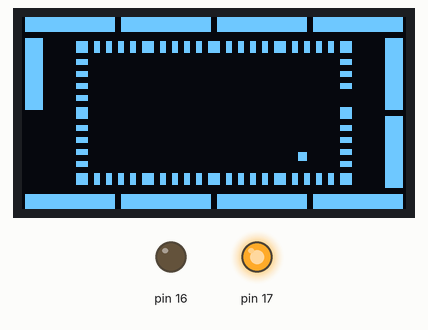
Simulated run of this sketch. Board: Arduino Uno, built with avr-gcc and run on an emulated ATmega328P. Shown: 128×64 one-colour display, output pins drawn as LEDs (lit = HIGH). The local clock reads 2024-03-15 10:24:30 at power-on unless the sketch sets it; what the sketch prints to the serial monitor is not drawn.

Above: at 0.1 s.
At 4.1 s:
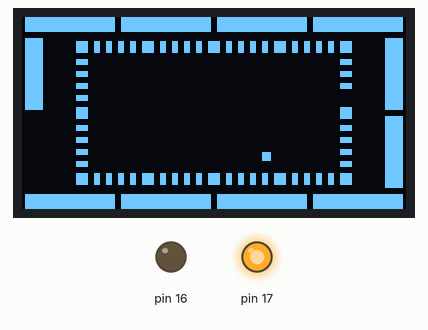
At 9.1 s:
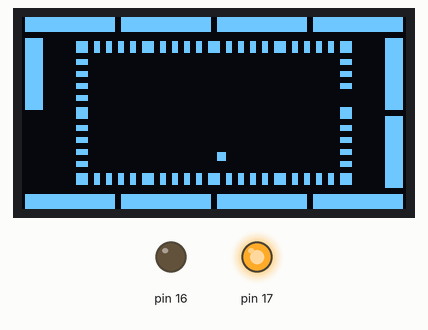
At 19.1 s:
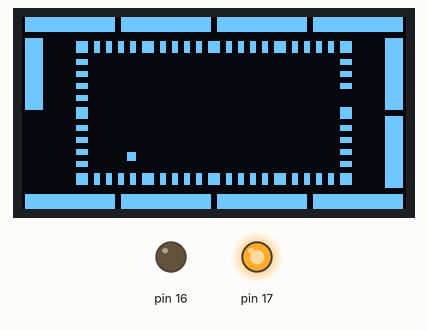
At 28.1 s:
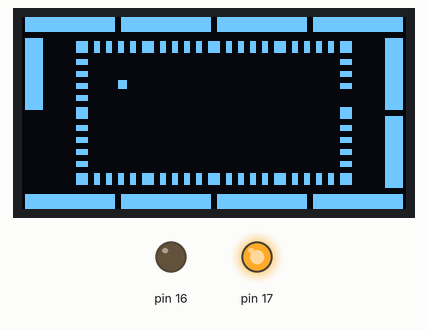
At 38.1 s:
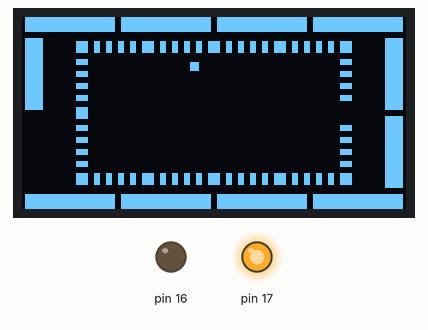

Measured:
- what the display in image 0 shows lasts 1.0 s, from 0.1 s to 1.1 s

The sketch:

OLED_Stylized_Clock.ino
```cpp
// (licence header left out)
#include <Wire.h>
#include <Adafruit_GFX.h>
#include <Adafruit_SSD1306.h>
#include <RTClib.h>

//! OLED display wired per tutorial.
#define OLED_DC 11
#define OLED_CS 12
#define OLED_CLK 10
#define OLED_MOSI 9
#define OLED_RESET 13
Adafruit_SSD1306 display(OLED_MOSI, OLED_CLK, OLED_DC, OLED_RESET, OLED_CS);

//! Real time clock.
RTC_DS1307 RTC;

//! Rectangles for clock display.
extern prog_uint8_t hour_rects[12][4];
extern prog_uint8_t minute_rects[60][4];
extern prog_uint8_t second_rects[60][4];

//! Store the last reading for conditional rendering of changed rectangles.
uint8_t last_hour = 0;
uint8_t last_minute = 0;
uint8_t last_second = 0;

//! Initialize the sketch.
void setup() {
  // Initialize the serial connection for debugging.
  Serial.begin(9600);
  Serial.println(F("Serial initialized"));

  // Initialize the real time clock.
  pinMode(16, OUTPUT);
  digitalWrite(16, LOW);
  pinMode(17, OUTPUT);
  digitalWrite(17, HIGH);
  Wire.begin();
  RTC.begin();

  if (! RTC.isrunning()) {
    Serial.println(F("RTC is NOT running, starting"));
    RTC.adjust(DateTime(__DATE__, __TIME__));
  } else {
    Serial.println(F("RTC is running"));
  }

  // Initialize the OLED.
  display.begin(SSD1306_SWITCHCAPVCC);
  Serial.println(F("OLED initialized"));

  // Clear the display and draw hour/minute clock rectangles.
  display.clearDisplay();
  fill_all_rectangles(hour_rects, 12);
  fill_all_rectangles(minute_rects, 60);
  display.display();
  Serial.println(F("Clock rendered"));
}

//! Main execution loop.
void loop() {
  long start_time = millis();

  // Read the current time.
  DateTime now = RTC.now();
  uint8_t current_hour = now.hour() < 12 ? now.hour() : now.hour() - 12;
  uint8_t current_minute = now.minute();
  uint8_t current_second = now.second();
  boolean dirtyFlag = false;

  // If hours have changed, fill the rectangle for the old hour value and erase the rectangle for the new hour value.
  if (current_hour != last_hour) {
    fill_rect(hour_rects, last_hour, WHITE);
    fill_rect(hour_rects, current_hour, BLACK);
    last_hour = current_hour;
    dirtyFlag = true;
  }

  // If minutes have changed, fill the rectangle for the old minute value and erase the rectangle for the new minute value.
  if (current_minute != last_minute) {
    fill_rect(minute_rects, last_minute, WHITE);
    fill_rect(minute_rects, current_minute, BLACK);
    last_minute = current_minute;
    dirtyFlag = true;
  }

  // If seconds have changed, erase the rectangle for the old second value and fill the rectangle for the new second value.
  if (current_second != last_second) {
    fill_rect(second_rects, last_second, BLACK);
    fill_rect(second_rects, current_second, WHITE);
    last_second = current_second;
    dirtyFlag = true;
  }

  // If any changes were drawn, re-draw the display.
  if (dirtyFlag) {
    display.display();
  }

  delay(1000 - (millis() - start_time));
}

//! Fill all rectangles in an array.
/*!
  \param rectangles the array of rectangle values
  \param length the length of the array
*/
void fill_all_rectangles(prog_uint8_t rectangles[][4], uint8_t length) {
  for (int i=0; i<length; i++) {
    fill_rect(rectangles, i, WHITE);
  }
}

//! Fill a single rectangle with a specified color.
/*!
  \param rectangles the array of rectangle values
  \param i the index of the rectangle to fill
  \param color the color to fill the rectangle
*/
void fill_rect(prog_uint8_t rectangles[][4], int i, uint8_t color) {
  display.fillRect(pgm_read_byte_near(&rectangles[i][0]),
                   pgm_read_byte_near(&rectangles[i][1]),
                   pgm_read_byte_near(&rectangles[i][2]),
                   pgm_read_byte_near(&rectangles[i][3]),
                   color);
}
```

Source omitted: _rectangles.cpp (data table, 4177 bytes)
